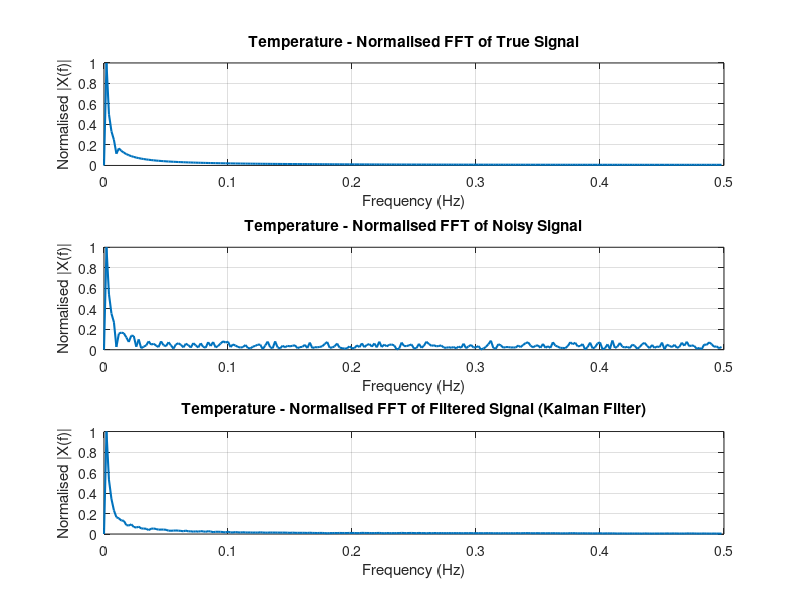
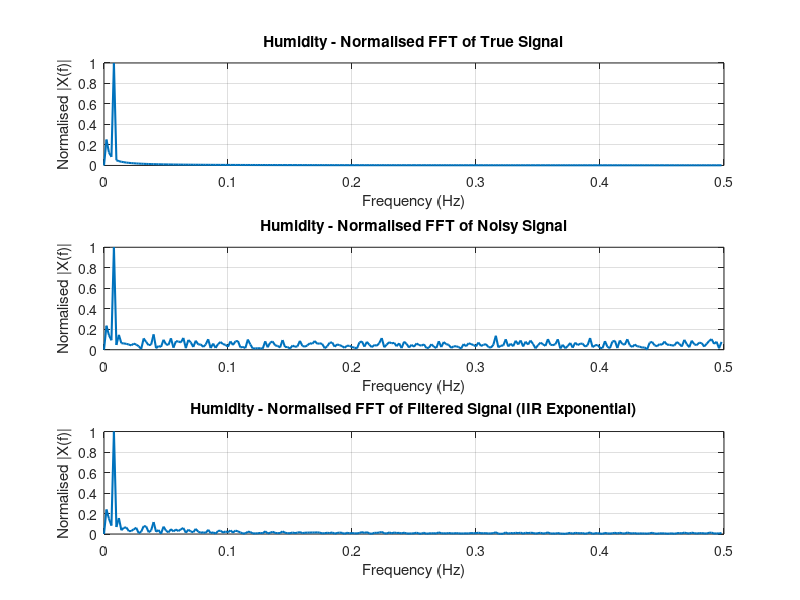

The MATLAB script that drew these images, in order:
%% MODULE 5: Frequency Domain Analysis using FFT (Improved Version)
% Shows clear spectra by:
%   - removing DC (subtract mean)
%   - using only 0..Fs/2
%   - normalising magnitude to [0,1]

clc;
load('sensor_filtered_signals.mat');   % loads temp_true, temp_noisy, temp_filt, etc.

%% 1. Basic parameters
N  = length(n);
Fs = Fs;               % sampling frequency (already stored)
N2 = floor(N/2);       % half spectrum
f  = (0:N2-1) * (Fs/N);

%% 2. Detrend (remove mean) for all signals

% Temperature
temp_true_zm   = temp_true   - mean(temp_true);
temp_noisy_zm  = temp_noisy  - mean(temp_noisy);
temp_filt_zm   = temp_filt   - mean(temp_filt);

% Humidity
hum_true_zm    = hum_true    - mean(hum_true);
hum_noisy_zm   = hum_noisy   - mean(hum_noisy);
hum_filt_zm    = hum_filt    - mean(hum_filt);

%% 3. Compute FFT magnitudes and normalise to [0,1]

% Temperature
FFT_temp_true  = abs(fft(temp_true_zm));
FFT_temp_noisy = abs(fft(temp_noisy_zm));
FFT_temp_filt  = abs(fft(temp_filt_zm));

FFT_temp_true  = FFT_temp_true(1:N2)  / max(FFT_temp_true(1:N2));
FFT_temp_noisy = FFT_temp_noisy(1:N2) / max(FFT_temp_noisy(1:N2));
FFT_temp_filt  = FFT_temp_filt(1:N2)  / max(FFT_temp_filt(1:N2));

% Humidity
FFT_hum_true   = abs(fft(hum_true_zm));
FFT_hum_noisy  = abs(fft(hum_noisy_zm));
FFT_hum_filt   = abs(fft(hum_filt_zm));

FFT_hum_true   = FFT_hum_true(1:N2)   / max(FFT_hum_true(1:N2));
FFT_hum_noisy  = FFT_hum_noisy(1:N2)  / max(FFT_hum_noisy(1:N2));
FFT_hum_filt   = FFT_hum_filt(1:N2)   / max(FFT_hum_filt(1:N2));

%% 4. Plot Temperature Spectra (0 .. Fs/2)

figure;
subplot(3,1,1);
plot(f, FFT_temp_true, 'LineWidth', 1.5);
title('Temperature - Normalised FFT of True Signal');
xlabel('Frequency (Hz)');
ylabel('Normalised |X(f)|');
grid on;

subplot(3,1,2);
plot(f, FFT_temp_noisy, 'LineWidth', 1.5);
title('Temperature - Normalised FFT of Noisy Signal');
xlabel('Frequency (Hz)');
ylabel('Normalised |X(f)|');
grid on;

subplot(3,1,3);
plot(f, FFT_temp_filt, 'LineWidth', 1.5);
title(['Temperature - Normalised FFT of Filtered Signal (' best_temp_name ')']);
xlabel('Frequency (Hz)');
ylabel('Normalised |X(f)|');
grid on;

%% 5. Plot Humidity Spectra (0 .. Fs/2)

figure;
subplot(3,1,1);
plot(f, FFT_hum_true, 'LineWidth', 1.5);
title('Humidity - Normalised FFT of True Signal');
xlabel('Frequency (Hz)');
ylabel('Normalised |X(f)|');
grid on;

subplot(3,1,2);
plot(f, FFT_hum_noisy, 'LineWidth', 1.5);
title('Humidity - Normalised FFT of Noisy Signal');
xlabel('Frequency (Hz)');
ylabel('Normalised |X(f)|');
grid on;

subplot(3,1,3);
plot(f, FFT_hum_filt, 'LineWidth', 1.5);
title(['Humidity - Normalised FFT of Filtered Signal (' best_hum_name ')']);
xlabel('Frequency (Hz)');
ylabel('Normalised |X(f)|');
grid on;

%% 6. Save FFT results for the report or later modules (optional)
save('sensor_fft_results.mat', ...
    'f', ...
    'FFT_temp_true', 'FFT_temp_noisy', 'FFT_temp_filt', ...
    'FFT_hum_true', 'FFT_hum_noisy', 'FFT_hum_filt');
